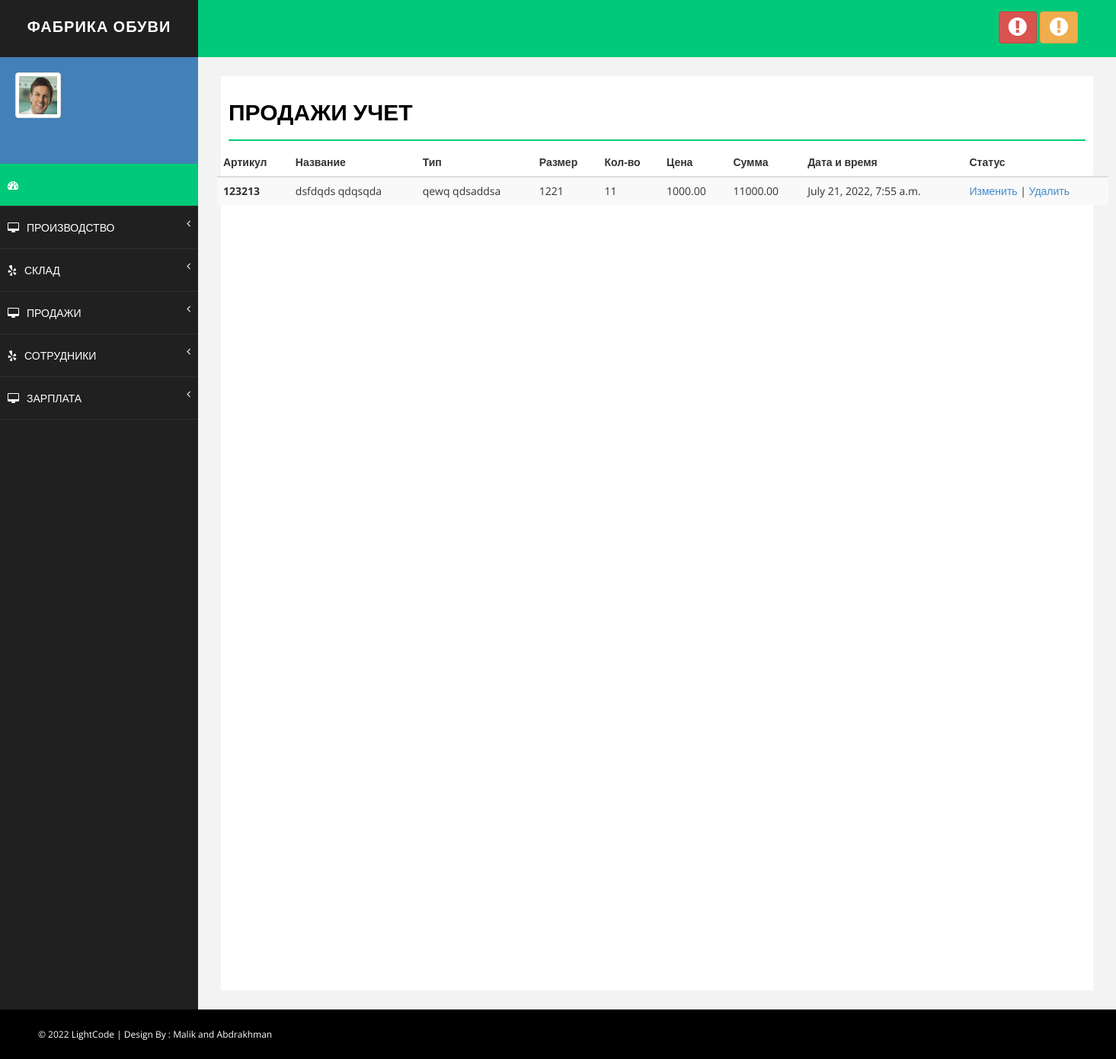
Screenshot of /salary_total (signed in) with the database file from the repository.
### manufacture/models.py (models this page shows, shortened)
class Sale(models.Model):
    vendor_code = models.CharField(max_length=40, verbose_name='Артикул')
    title = models.CharField(max_length=40, verbose_name="Наименование")
    type = models.CharField(max_length=40, verbose_name="Модель")
    size = models.CharField(max_length=40, verbose_name="Размер")
    quantity = models.IntegerField(default=0, verbose_name="Кол-во")
    price = models.DecimalField(max_digits=40, decimal_places=2, default=0, verbose_name="Цена сом")
    status = models.CharField(max_length=40, choices=STATUSES)
    total = models.DecimalField(max_digits=40, decimal_places=2, verbose_name="Сумма сом")
    create_time = models.DateTimeField(auto_now_add=True, verbose_name='Время создания')
    update_time = models.DateTimeField(auto_now=True, verbose_name='Время обновления')

### manufacture/views.py (the view)
# urls.py: path('salary_total', salary_total, name='salary_total'),
def salary_total(request):
    sales = Sale.objects.all().order_by('-pk')
    return render(request, 'manufacture/salary_total.html', {'sales': sales})

### manufacture/templates/manufacture/salary_total.html (shortened to what this page needs)
{% extends 'base.html' %}
{% load static %}
{% block content %}
 <div id="page-wrapper">
            <div id="page-inner">
                <div class="row">
                    <div class="col-md-12">
                        <h1 class="page-head-line">Продажи учет</h1>
					</div>
	<body>
	<section class="ftco-section">
		<div class="container">
			<div class="row">
				<div class="col-md-15">
					<div class="table-wrap">
						<table class="table table-striped">
						  <thead>
						    <tr>
						      <th>Артикул</th>
						      <th>Название</th>
						      <th>Тип</th>
						      <th>Размер</th>
						      <th>Кол-во</th>
						      <th>Цена</th>
							  <th>Сумма</th>
						      <th>Дата и время</th>
								<th>Статус</th>
						    </tr>
						  </thead>
						  <tbody>
						  {% for sale in sales %}
						    <tr>
						      <th >{{ sale.vendor_code }}</th>
								<td>{{ sale.title }}</td>
						      <td>{{ sale.type }}</td>
						      <td>{{ sale.size }}</td>
						      <td>{{ sale.quantity }}</td>
						      <td>{{ sale.price }}</td>
								<td>{{ sale.total }}</td>
								<td>{{ sale.create_time }}</td>
						      <td><a href="edit_sale/{{ sale.id }}">Изменить</a> | <a href="delete_sale/{{ sale.id }}">Удалить</a></td>
						    </tr>
						  {% endfor %}
						  </tbody>
						</table>
					</div>
				</div>
			</div>
		</div>
	</section>
				</div>
            </div>
	</html>
{% endblock %}

### config/static/assets/css/basic.css (style rules this page uses)
body { font-family: 'Open Sans', sans-serif; line-height:25px; }
#page-wrapper { padding: 15px 15px; min-height: 600px; background: #F3F3F3; }
#page-inner { width: 100%; margin: 10px 20px 10px 0px; background-color: #fff!important; padding: 10px; min-height: 1200px; }
.page-head-line { font-size: 30px; text-transform: uppercase; color: #000; font-weight: 800; padding-bottom: 20px; border-bottom: 2px solid #00CA79; margin-bottom: 10px; }
@media (min-width:768px) { #page-wrapper { margin: 0 0 0 260px; padding: 15px 30px; min-height: 1200px; } }

### rows the page displays
Sale: vendor_code "123213", title "dsfdqds qdqsqda", type "qewq qdsaddsa", size "1221", quantity "11", price "1000.00", total "11000.00", create_time "July 21, 2022, 7:55 a.m."
